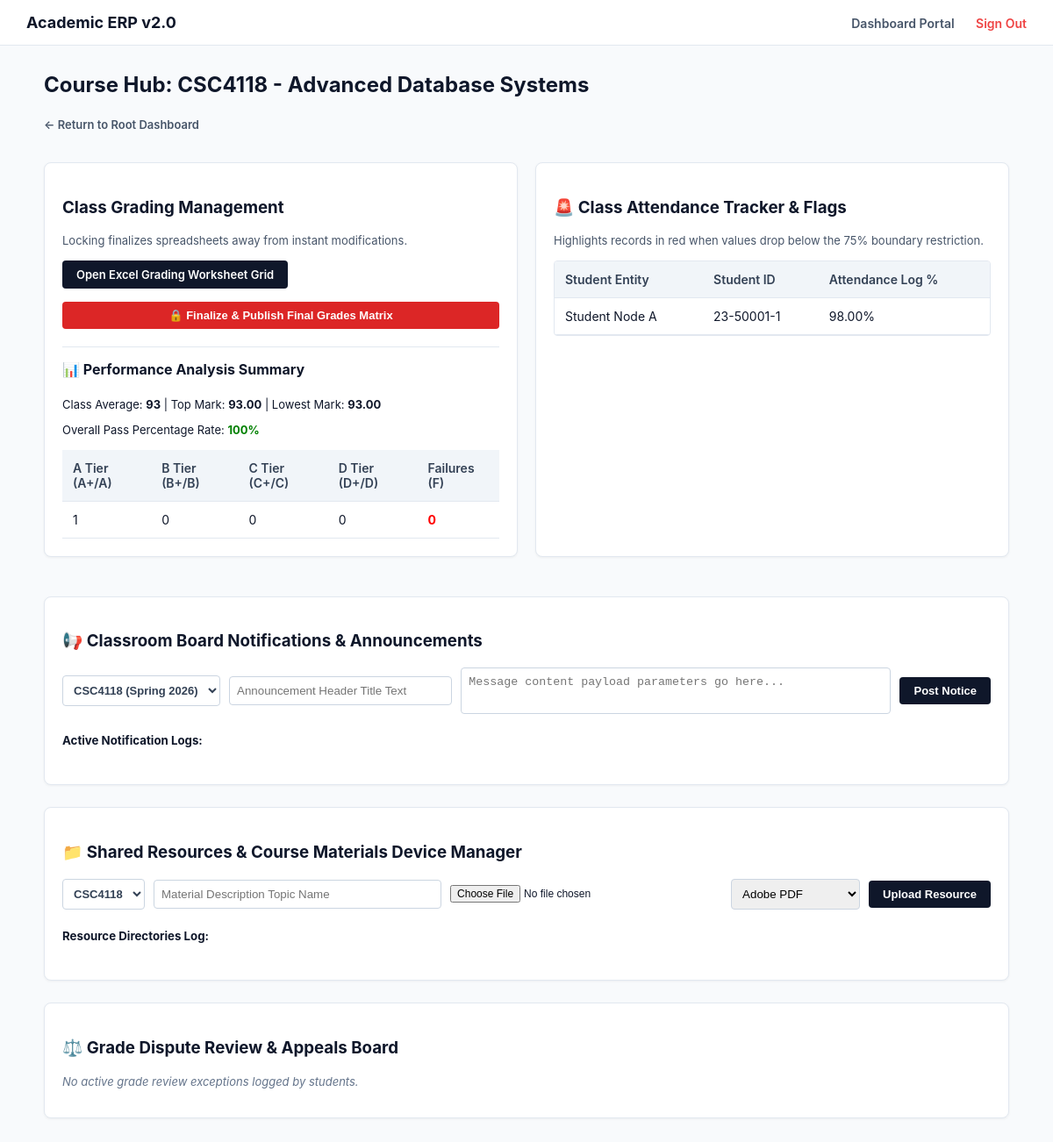
Page /index.php?action=course_manage&course_id=2 (signed in) on the committed database.
### tables this page shows
CREATE TABLE IF NOT EXISTS courses (
    id INT AUTO_INCREMENT PRIMARY KEY,
    program_id INT NOT NULL,
    semester_id INT NOT NULL,
    faculty_id INT,
    code VARCHAR(50) NOT NULL,
    title VARCHAR(255) NOT NULL,
    credit_hours INT NOT NULL,
    max_seats INT NOT NULL,
    status ENUM('open', 'closed', 'completed') DEFAULT 'open',
    FOREIGN KEY (program_id) REFERENCES programs(id),
    FOREIGN KEY (semester_id) REFERENCES semesters(id),
    FOREIGN KEY (faculty_id) REFERENCES faculty(id) ON DELETE SET NULL
);

CREATE TABLE IF NOT EXISTS enrollments (
    id INT AUTO_INCREMENT PRIMARY KEY,
    student_id INT NOT NULL,
    course_id INT NOT NULL,
    enrolled_at TIMESTAMP DEFAULT CURRENT_TIMESTAMP,
    status ENUM('active', 'dropped', 'completed') DEFAULT 'active',
    FOREIGN KEY (student_id) REFERENCES students(id) ON DELETE CASCADE,
    FOREIGN KEY (course_id) REFERENCES courses(id) ON DELETE CASCADE,
    UNIQUE KEY unique_enrollment (student_id, course_id)
);

CREATE TABLE IF NOT EXISTS users (
    id INT AUTO_INCREMENT PRIMARY KEY,
    name VARCHAR(255) NOT NULL,
    email VARCHAR(255) NOT NULL UNIQUE,
    password_hash VARCHAR(255) NOT NULL,
    phone VARCHAR(20),
    role ENUM('student', 'faculty', 'head', 'admin') NOT NULL,
    profile_pic VARCHAR(255),
    is_active BOOLEAN DEFAULT TRUE,
    created_at TIMESTAMP DEFAULT CURRENT_TIMESTAMP
);

CREATE TABLE IF NOT EXISTS students (
    id INT AUTO_INCREMENT PRIMARY KEY,
    user_id INT NOT NULL UNIQUE,
    student_id_number VARCHAR(50) NOT NULL UNIQUE,
    program_id INT NOT NULL,
    current_semester INT DEFAULT 1,
    admission_date DATE,
    academic_status ENUM('good_standing', 'probation', 'dismissed') DEFAULT 'good_standing',
    cgpa DECIMAL(4,2) DEFAULT 0.00,
    FOREIGN KEY (user_id) REFERENCES users(id) ON DELETE CASCADE,
    FOREIGN KEY (program_id) REFERENCES programs(id)
);

### controllers/FacultyController.php (called while the page is built, shortened)
<?php
require_once __DIR__ . '/../models/FacultyModel.php';
class FacultyController {
    private $model;
    private $faculty_id;
    public function __construct($conn) {
        $this->model = new FacultyModel($conn);
        $this->faculty_id = isset($_SESSION['user_id']) ? $_SESSION['user_id'] : 0;
    }
    public function showCourseManagement() {
        $course_id = intval($_GET['course_id']);
        $course = $this->model->getCourseDetails($course_id, $this->faculty_id);
        $students = $this->model->getCourseStudents($course_id);
        $appeals = $this->model->getAppeals($course_id);
        $distribution = $this->model->getGradeDistribution($course_id);
        $all_courses = $this->model->getAssignedCourses($this->faculty_id);
        include __DIR__ . '/../views/templates/header.php';
        include __DIR__ . '/../views/course_manage.php';
        include __DIR__ . '/../views/templates/footer.php';
    }
}
?>

### models/FacultyModel.php (called while the page is built, shortened)
<?php
class FacultyModel {
    private $db;
    public function __construct($conn) { $this->db = $conn; }
    public function getAssignedCourses($user_id) {
        $stmt = $this->db->prepare("SELECT c.*, s.name as semester, s.grade_submission_deadline, COUNT(e.id) as student_count, IFNULL(MAX(ge.is_published), 0) as grade_status
            FROM courses c
            JOIN faculty f ON c.faculty_id = f.id
            JOIN semesters s ON c.semester_id = s.id
            LEFT JOIN enrollments e ON c.id = e.course_id AND e.status = 'active'
            LEFT JOIN grade_entries ge ON e.id = ge.enrollment_id
            WHERE f.user_id = ? GROUP BY c.id");
        $stmt->bind_param("i", $user_id);
        $stmt->execute();
        return $stmt->get_result()->fetch_all(MYSQLI_ASSOC);
    }
    public function getCourseDetails($course_id, $user_id) {
        $stmt = $this->db->prepare("SELECT c.*, s.grade_submission_deadline FROM courses c JOIN faculty f ON c.faculty_id = f.id JOIN semesters s ON c.semester_id = s.id WHERE c.id = ? AND f.user_id = ?");
        $stmt->bind_param("ii", $course_id, $user_id);
        $stmt->execute();
        return $stmt->get_result()->fetch_assoc();
    }
    public function getCourseStudents($course_id) {
        $stmt = $this->db->prepare("SELECT e.id as enrollment_id, u.name as student_name, s.student_id_number, IFNULL(ge.ct_mark,0) as ct_mark, IFNULL(ge.mid_mark,0) as mid_mark, IFNULL(ge.final_mark,0) as final_mark, IFNULL(ge.attendance_pct,0) as attendance_pct, IFNULL(ge.total_mark,0) as total_mark, IFNULL(ge.letter_grade,'-') as letter_grade, IFNULL(ge.is_published,0) as is_published
            FROM enrollments e
            JOIN students s ON e.student_id = s.id
            JOIN users u ON s.user_id = u.id
            LEFT JOIN grade_entries ge ON e.id = ge.enrollment_id
            WHERE e.course_id = ? AND e.status = 'active'");
        $stmt->bind_param("i", $course_id);
        $stmt->execute();
        return $stmt->get_result()->fetch_all(MYSQLI_ASSOC);
    }
    public function getGradeDistribution($course_id) {
        $stmt = $this->db->prepare("SELECT AVG(ge.total_mark) as avg_mark, MAX(ge.total_mark) as max_mark, MIN(ge.total_mark) as min_mark,
            SUM(CASE WHEN ge.letter_grade != 'F' THEN 1 ELSE 0 END) * 100 / COUNT(e.id) as pass_rate,
            SUM(CASE WHEN ge.letter_grade IN ('A+', 'A') THEN 1 ELSE 0 END) as count_A,
            SUM(CASE WHEN ge.letter_grade LIKE 'B%' THEN 1 ELSE 0 END) as count_B,
            SUM(CASE WHEN ge.letter_grade LIKE 'C%' THEN 1 ELSE 0 END) as count_C,
            SUM(CASE WHEN ge.letter_grade LIKE 'D%' THEN 1 ELSE 0 END) as count_D,
            SUM(CASE WHEN ge.letter_grade = 'F' THEN 1 ELSE 0 END) as count_F
            FROM enrollments e JOIN grade_entries ge ON e.id = ge.enrollment_id WHERE e.course_id = ? AND e.status = 'active'");
        $stmt->bind_param("i", $course_id);
        $stmt->execute();
        return $stmt->get_result()->fetch_assoc();
    }
}
?>

### views/course_manage.php (the view, shortened to what this page needs)
<h2>Course Hub: <?php echo htmlspecialchars($course['code']); ?> - <?php echo htmlspecialchars($course['title']); ?></h2>
<a href="index.php?action=faculty_dashboard" class="hub-header">← Return to Root Dashboard</a>
<div class="grid-half">
    <div class="card">
        <h3>Class Grading Management</h3>
        <p class="stat-sub">Locking finalizes spreadsheets away from instant modifications.</p>
        <a class="btn" href="index.php?action=faculty_grades&course_id=<?php echo $course['id']; ?>" style="margin-bottom:15px;">Open Excel Grading Worksheet Grid</a>
        <form action="index.php?action=publish_grades" method="POST" onsubmit="return confirm('Lock spreadsheet records? Edits post-publishing require Board approval.');">
            <button type="submit" class="btn" style="background:#dc2626; width:100%;">🔒 Finalize & Publish Final Grades Matrix</button>
        </form>
        <h4 style="margin-top:20px; border-top:1px solid #e2e8f0; padding-top:15px;">📊 Performance Analysis Summary</h4>
        <p style="font-size:13px;">Class Average: <strong><?php echo round($distribution['avg_mark'] ?? 0, 2); ?></strong> | Top Mark: <strong><?php echo $distribution['max_mark'] ?? 0; ?></strong> | Lowest Mark: <strong><?php echo $distribution['min_mark'] ?? 0; ?></strong></p>
        <p style="font-size:13px;">Overall Pass Percentage Rate: <strong style="color:green;"><?php echo round($distribution['pass_rate'] ?? 0, 1); ?>%</strong></p>
        <table class="distribution-table">
            <thead>
                <tr style="background:#f8fafc;">
                    <th>A Tier (A+/A)</th>
                    <th>B Tier (B+/B)</th>
                    <th>C Tier (C+/C)</th>
                    <th>D Tier (D+/D)</th>
                    <th>Failures (F)</th>
                </tr>
            </thead>
            <tbody>
                <tr>
                    <td><?php echo $distribution['count_A'] ?? 0; ?></td>
                    <td><?php echo $distribution['count_B'] ?? 0; ?></td>
                    <td><?php echo $distribution['count_C'] ?? 0; ?></td>
                    <td><?php echo $distribution['count_D'] ?? 0; ?></td>
                    <td style="color:red; font-weight:bold;"><?php echo $distribution['count_F'] ?? 0; ?></td>
                </tr>
            </tbody>
        </table>
    </div>
    <div class="card">
        <h3>🚨 Class Attendance Tracker & Flags</h3>
        <p class="stat-sub">Highlights records in red when values drop below the 75% boundary restriction.</p>
        <div class="attendance-scroll">
            <table style="margin-top:0;">
                <thead>
                    <tr><th>Student Entity</th><th>Student ID</th><th>Attendance Log %</th></tr>
                </thead>
                <tbody>
                    <?php foreach ($students as $s): ?>
                    <tr class="<?php echo ($s['attendance_pct'] < 75) ? 'flagged-row' : ''; ?>">
                        <td><?php echo htmlspecialchars($s['student_name']); ?></td>
                        <td><?php echo htmlspecialchars($s['student_id_number']); ?></td>
                        <td>
                            <?php echo $s['attendance_pct']; ?>%
                        </td>
                    </tr>
                    <?php endforeach; ?>
                </tbody>
            </table>
        </div>
    </div>
</div>
<div class="card" style="margin-top:20px;">
    <h3>📢 Classroom Board Notifications & Announcements</h3>
    <form action="index.php?action=add_announcement" method="POST" class="flex-form">
        <select name="course_id" required style="padding:8px; border:1px solid #cbd5e1; border-radius:4px; font-size:13px; font-weight:600; color:#334155; background:#fff;">
            <?php foreach ($all_courses as $ac): ?>
                <option value="<?php echo $ac['id']; ?>" <?php echo ($ac['id'] == $course['id']) ? 'selected' : ''; ?>>
                    <?php echo htmlspecialchars($ac['code'] . ' (' . $ac['semester'] . ')'); ?>
                </option>
            <?php endforeach; ?>
        </select>
        <input type="text" name="title" placeholder="Announcement Header Title Text" required>
        <textarea name="body" placeholder="Message content payload parameters go here..." required></textarea>
        <button type="submit" class="btn">Post Notice</button>
    </form>
    <h5>Active Notification Logs:</h5>
</div>
<div class="card">
    <h3>📁 Shared Resources & Course Materials Device Manager</h3>
    <form action="index.php?action=add_material" method="POST" enctype="multipart/form-data" class="flex-form">
        <select name="course_id" required style="padding:8px; border:1px solid #cbd5e1; border-radius:4px; font-size:13px; font-weight:600; color:#334155; background:#fff;">
            <?php foreach ($all_courses as $ac): ?>
                <option value="<?php echo $ac['id']; ?>" <?php echo ($ac['id'] == $course['id']) ? 'selected' : ''; ?>>
                    <?php echo htmlspecialchars($ac['code']); ?>
                </option>
            <?php endforeach; ?>
        </select>
        <input type="text" name="title" placeholder="Material Description Topic Name" required style="flex:1;">
        <input type="file" name="material_file" required style="flex:1; font-size:12px;">
        <select name="material_type" style="padding:8px; border:1px solid #cbd5e1; border-radius:4px;">
            <option value="PDF">Adobe PDF</option>
        </select>
        <button type="submit" class="btn">Upload Resource</button>
    </form>
    <h5>Resource Directories Log:</h5>
</div>
<div class="card">
    <h3>⚖️ Grade Dispute Review & Appeals Board</h3>
    <?php if (empty($appeals)): ?><p style="font-size:13px; color:#64748b; font-style:italic;">No active grade review exceptions logged by students.</p><?php endif; ?>
</div>

### assets/css/global.css (style rules this page uses)
body { font-family: -apple-system, BlinkMacSystemFont, "Segoe UI", Roboto, sans-serif; background-color: #f8fafc; color: #0f172a; margin: 0; padding: 0; }
.card { background: #fff; border: 1px solid #e2e8f0; border-radius: 8px; padding: 20px; margin-bottom: 25px; box-shadow: 0 1px 3px rgba(0,0,0,0.05); }
table { width: 100%; border-collapse: collapse; margin-top: 15px; }
th, td { padding: 12px; text-align: left; border-bottom: 1px solid #e2e8f0; font-size: 14px; }
th { background-color: #f1f5f9; font-weight: 600; color: #334155; }
.btn { background: #0f172a; color: white; padding: 8px 16px; border: none; border-radius: 4px; cursor: pointer; text-decoration: none; font-size: 13px; font-weight: 600; display: inline-block; transition: background 0.2s; }

### assets/css/course_manage.css (style rules this page uses)
.hub-header { text-decoration: none; font-size: 13px; color: #475569; font-weight: 600; display: inline-block; margin-bottom: 15px; }
.grid-half { display: grid; grid-template-columns: 1fr 1fr; gap: 20px; margin-top: 20px; }
.stat-sub { font-size: 13px; color: #475569; margin-bottom: 15px; }
.distribution-table { width: 100%; font-size: 11px; text-align: center; margin-top: 15px; }
.attendance-scroll { max-height: 245px; overflow-y: auto; border: 1px solid #e2e8f0; border-radius: 4px; }
.flex-form { display: flex; gap: 10px; margin-bottom: 15px; align-items: center; }
.flex-form input[type="text"] { flex: 1; padding: 8px; border: 1px solid #cbd5e1; border-radius: 4px; }
.flex-form textarea { flex: 2; padding: 8px; border: 1px solid #cbd5e1; border-radius: 4px; height: 35px; resize: none; }

### rows in the picture
courses: code "CSC4118", title "Advanced Database Systems"
enrollments: users.name "Student Node A", student.student_id_number "23-50001-1", attendance_pct "98.00"

### other values in the picture
$distribution['avg_mark'] "93"
$distribution['max_mark'] "93.00"
$distribution['min_mark'] "93.00"
$distribution['pass_rate'] "100"
$distribution['count_A'] "1"
$distribution['count_B'] "0"
$distribution['count_C'] "0"
$distribution['count_D'] "0"
$distribution['count_F'] "0"
form field course_id "CSC4118 (Spring 2026)"
form field course_id "CSC4118"
